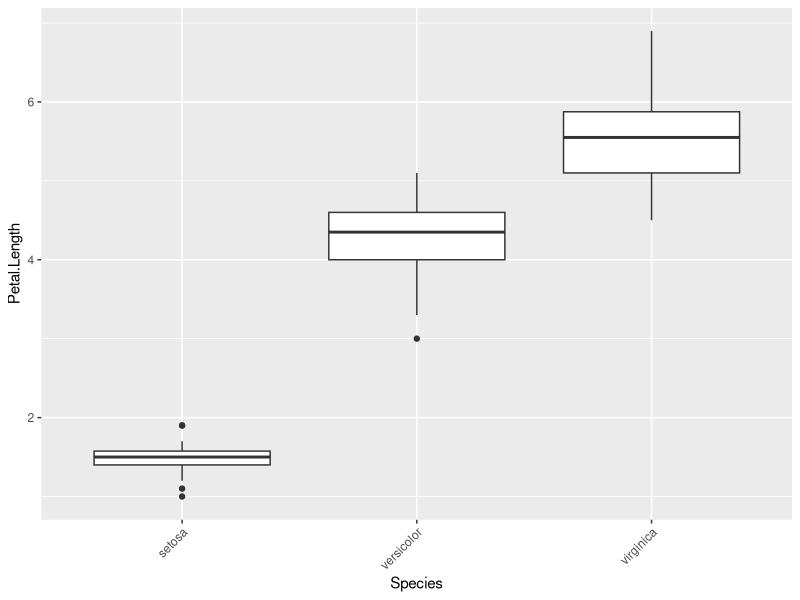

Recreate this plot in R.
## ---- chunk 1
library(ggplot2)
ggplot(iris, aes(x = Species, y = Petal.Length)) + 
  geom_boxplot() +
  theme(axis.text.x = element_text(angle = 45, hjust = 1))
